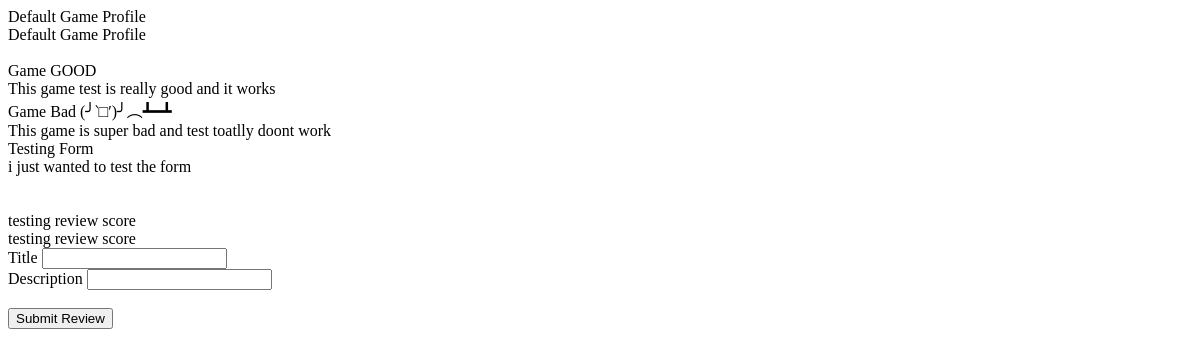
The page /gamereviewpage on the database as committed earlier.
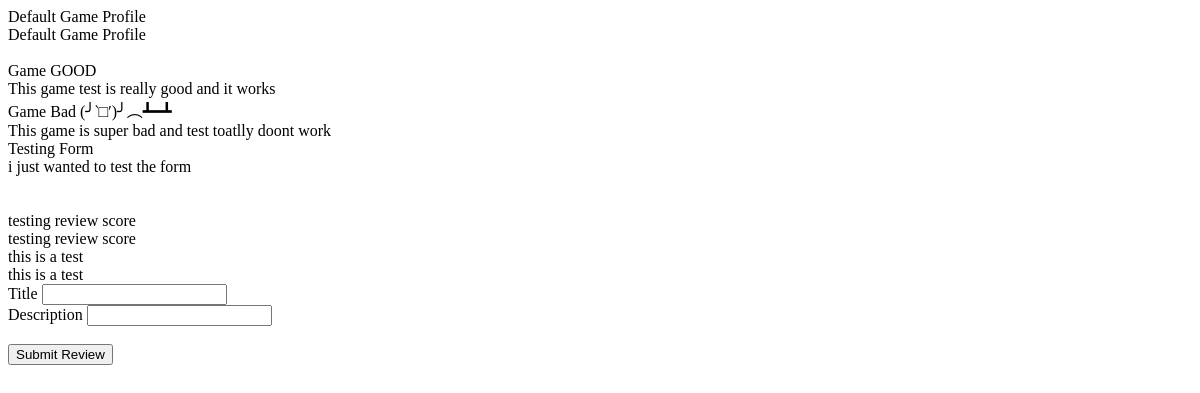
The same page on the database as committed later.
### GameScoreApp/models.py (models this page shows)
class Review(models.Model):
    title = models.CharField(max_length=30)
    description = models.TextField(max_length=1000)
    score = models.IntegerField()
    userID = models.ForeignKey(UserReview, on_delete=models.CASCADE)
    gameID = models.ForeignKey(Game, on_delete=models.CASCADE)

### GameScoreApp/views.py (the view)
# urls.py: path("gamereviewpage", views.gameReviewView, name="gameReviewView"),
def gameReviewView(request):
    game = Game.objects.get(id=1)
    reviews = Review.objects.filter(gameID_id=game.id)
    context = {
        'game': game,
        'reviews': reviews,
    }
    return render(request, 'gameReviewPage.html', context)

### GameScoreApp/templates/gameReviewPage.html (shortened to what this page needs)
<!DOCTYPE html>
<html lang="en">
<head>
</head>
<body>
{{game.name}}
<br>
{{game.name}}
<br>
<br>
{% for review in reviews %}
    {{review.title}}
    <br>
    {{review.description}}
    <br>
{% endfor %}
<form action="{% url 'submitReview' %}" method="post">
    <label for="Title">Title</label>
    <input id="Title" type="text" name="Title" value="">
    <br>
    <label for="Description">Description</label>
    <input id="Description" type="text" name="Description" value="">
    <br>
    <br>
    <input type="submit" value="Submit Review">
    </form>
</body>
</html>

Rows that differ between the two databases and show on the page:
added Review: title "this is a test", description "this is a test"
